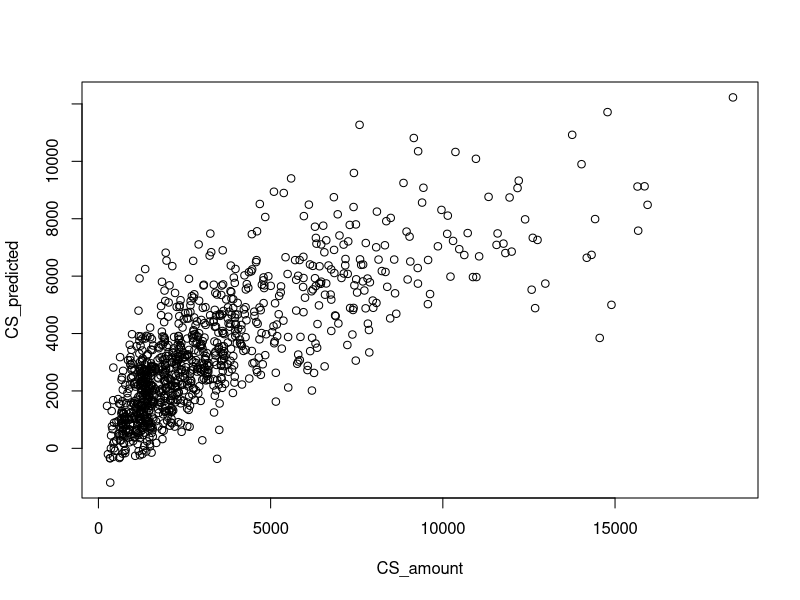

Reproduce this figure in R.
if(!require('caret')) {
  install.packages('caret')
  library('caret')
}

data(GermanCredit)
        
set.seed(200)
trainIndex <- createDataPartition(GermanCredit$Amount, p = 0.85, list=FALSE)
train_data <- GermanCredit[trainIndex,]
test_data <- GermanCredit[-trainIndex,]

summary(model <- train(Amount ~ ., data=train_data, method="glm"))


predicted_creditscore <- data.frame(GermanCredit$Amount)
names(predicted_creditscore)[names(predicted_creditscore)=="GermanCredit.Amount"] <- "CS_amount"
predicted_creditscore['CS_predicted'] <- predict(model, newdata=GermanCredit)

plot(predicted_creditscore)

summary(lm(CS_predicted ~ ., data=predicted_creditscore))